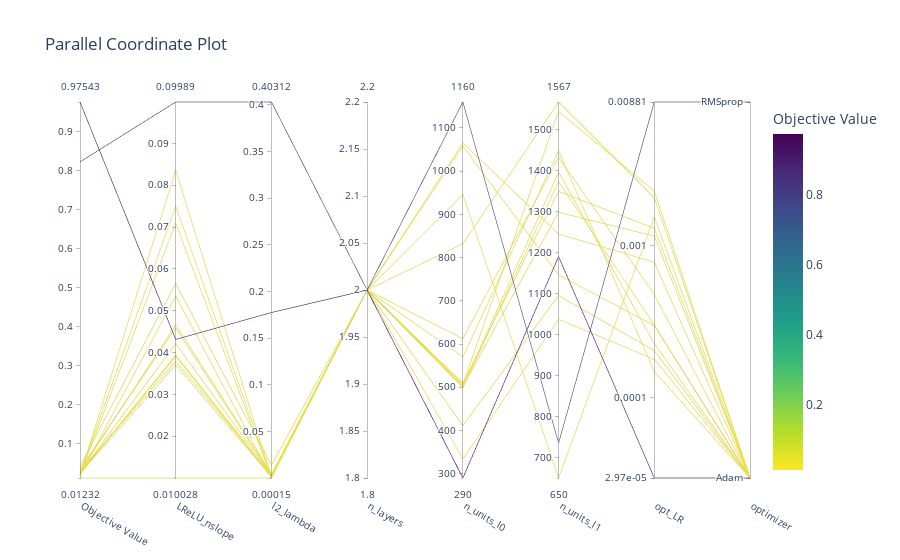

Notebook code for this chart:
### Code cell
fig.update_traces(line=dict(colorscale="Viridis"))  # Other options: "Inferno", "Cividis", "Bluered", etc.
fig.show()

### Figure 1 — Plotly figure (JSON) as saved in the notebook; plotly's stock layout.template omitted (floating-point values rounded to 4 significant figures)
{"data": [{"dimensions": [{"label": "Objective Value", "range": [0.01232, 0.9754], "values": [0.9754, 0.8222, 0.02432, 0.02426, 0.0302, 0.03392, 0.02871, 0.04203, 0.02343, 0.02368, 0.01888, 0.01232, 0.01921, 0.02346, 0.01916]}, {"label": "LReLU_nslope", "range": [0.01003, 0.09989], "values": [0.04314, 0.09989, 0.04214, 0.03706, 0.03793, 0.04589, 0.04663, 0.05651, 0.03907, 0.03942, 0.05352, 0.01003, 0.07092, 0.07498, 0.08354]}, {"label": "l2_lambda", "range": [0.0001547, 0.4031], "values": [0.1775, 0.4031, 0.002793, 0.001288, 0.002816, 0.002903, 0.003898, 0.01391, 0.001388, 0.002189, 0.001232, 0.0001547, 0.0009006, 0.00207, 0.001204]}, {"label": "n_layers", "range": [2, 2], "values": [2, 2, 2, 2, 2, 2, 2, 2, 2, 2, 2, 2, 2, 2, 2]}, {"label": "n_units_l0", "range": [290, 1160], "values": [290, 1160, 612, 507, 832, 509, 502, 411, 946, 1065, 499, 1058, 334, 501, 570]}, {"label": "n_units_l1", "range": [650, 1567], "values": [1190, 735, 1432, 1544, 1567, 1349, 1298, 1095, 650, 1245, 1373, 1145, 1037, 1396, 1448]}, {"label": "opt_LR", "range": [-4.527, -2.055], "ticktext": ["2.97e-05", "0.0001", "0.001", "0.00881"], "tickvals": [-4.527, -4, -3, -2.055], "values": [-4.527, -2.055, -3.321, -2.641, -2.684, -2.885, -2.937, -3.69, -2.811, -3.108, -3.521, -3.525, -3.747, -3.644, -3.828]}, {"label": "optimizer", "range": [0, 1], "ticktext": ["Adam", "RMSprop"], "tickvals": [0, 1], "values": [0, 1, 0, 0, 0, 0, 0, 0, 0, 0, 0, 0, 0, 0, 0]}], "labelangle": 30, "labelside": "bottom", "line": {"color": [0.9754, 0.8222, 0.02432, 0.02426, 0.0302, 0.03392, 0.02871, 0.04203, 0.02343, 0.02368, 0.01888, 0.01232, 0.01921, 0.02346, 0.01916], "colorbar": {"title": {"text": "Objective Value"}}, "colorscale": [[0, "#440154"], [0.1111, "#482878"], [0.2222, "#3e4989"], [0.3333, "#31688e"], [0.4444, "#26828e"], [0.5556, "#1f9e89"], [0.6667, "#35b779"], [0.7778, "#6ece58"], [0.8889, "#b5de2b"], [1, "#fde725"]], "reversescale": true, "showscale": true}, "type": "parcoords"}], "layout": {"title": {"text": "Parallel Coordinate Plot"}}}
